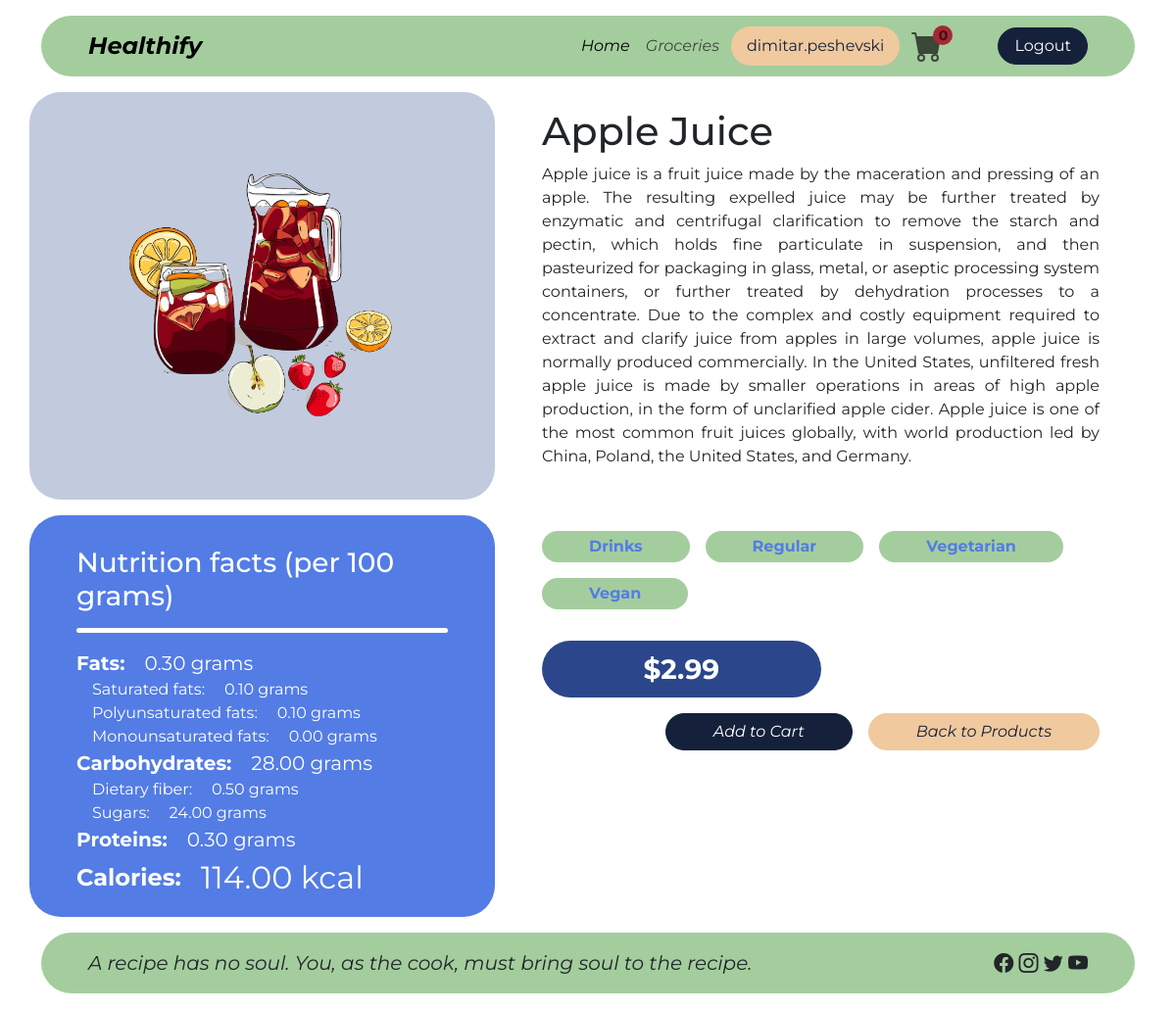
Screenshot of /groceries/24 (signed in) with the database file from the repository.
### accounts/models.py (models this page shows, shortened)
class User(AbstractUser):
    class Role(models.TextChoices):
        ADMINISTRATOR = 'ADMINISTRATOR', 'Administrator'
        CONSUMER = 'CONSUMER', 'Consumer'
        SELLER = 'SELLER', 'Seller'
    base_role = Role.ADMINISTRATOR
    role = models.CharField(max_length=255, choices=Role.choices)

### groceries/models.py (models this page shows, shortened)
class Grocery(models.Model):
    name = models.CharField(max_length=255)
    description = models.TextField()
    categories = models.ManyToManyField(Category)
    diets = models.ManyToManyField(Diet)
    price = models.DecimalField(max_digits=6, decimal_places=2)
    quantity = models.IntegerField()
    image = models.ImageField(upload_to='images/')
    nutrition_facts_label = models.OneToOneField(NutritionFactsLabel, on_delete=models.CASCADE)
    creator = models.ForeignKey(Seller, on_delete=models.CASCADE)
    date_created = models.DateTimeField(auto_now_add=True)
    date_modified = models.DateTimeField(auto_now=True)
    class Meta:
        verbose_name_plural = 'groceries'

class NutritionFactsLabel(models.Model):
    fats = models.DecimalField(max_digits=6, decimal_places=2)
    saturated_fats = models.DecimalField(max_digits=6, decimal_places=2)
    polyunsaturated_fats = models.DecimalField(max_digits=6, decimal_places=2)
    monounsaturated_fats = models.DecimalField(max_digits=6, decimal_places=2)
    carbohydrates = models.DecimalField(max_digits=6, decimal_places=2)
    dietary_fiber = models.DecimalField(max_digits=6, decimal_places=2)
    sugars = models.DecimalField(max_digits=6, decimal_places=2)
    proteins = models.DecimalField(max_digits=6, decimal_places=2)
    calories = models.DecimalField(max_digits=6, decimal_places=2)

class Category(models.Model):
    name = models.CharField(max_length=255)
    class Meta:
        verbose_name_plural = 'categories'
    def __str__(self):
        return self.name

class Diet(models.Model):
    name = models.CharField(max_length=255)
    def __str__(self):
        return self.name

### accounts/decorators.py (the view)
        def wrapper_func(request, *args, **kwargs):
            if request.user.role not in roles:
                return redirect('accounts:unauthorized')
            return view_func(request, *args, **kwargs)

### groceries/views.py (called while the page is built)
@login_required(login_url='accounts:login')
@allowed_users(roles=(User.Role.CONSUMER, User.Role.SELLER, User.Role.ADMINISTRATOR,))
def grocery_details(request, grocery_id):
    grocery = Grocery.objects.filter(id=grocery_id).first()
    context = {'grocery': grocery}
    return render(request, 'groceries/grocery-details.html', context)

### templates/groceries/grocery-details.html (shortened to what this page needs)
{% extends 'base.html' %}
{% load static %}
{% block content %}
    <div class="container">
        <div class="row mb-3">
            <div class="col-5 bg-info rounded-5 px-5 py-3 d-flex justify-content-center align-items-center">
                <img src="{{ MEDIA_URL }}{{ grocery.image.url }}" class="img-fluid w-75" alt=""/>
            </div>
            <div class="col-7 px-5 py-3 d-flex flex-column justify-content-between">
                <h1>{{ grocery.name }}</h1>
                <p style="text-align: justify;">{{ grocery.description }}</p>
            </div>
        </div>
        <div class="row">
            <div class="col-5 rounded-5 px-5 py-3 nutrition-facts-label text-white"
                 style="background-color: rgba(83, 124, 229, 255); height: fit-content;">
                <h3 class="pt-3">Nutrition facts (per 100 grams)</h3>
                <hr class="border-5 border-white w-100 opacity-100 rounded-5 pb-0"/>
                <div class="d-flex align-items-center main-label">
                    <label class="form-label mb-0 me-3" for="id_fats"><strong>Fats:</strong></label>
                    <div class="ms-1">{{ grocery.nutrition_facts_label.fats }} grams</div>
                </div>
                <div class="ms-3">
                    <div class="d-flex align-items-center">
                        <label class="form-label mb-0 me-3" for="id_saturated_fats">Saturated fats:</label>
                        <div class="ms-1">{{ grocery.nutrition_facts_label.saturated_fats }} grams</div>
                    </div>
                    <div class="d-flex align-items-center">
                        <label class="form- mb-0 me-3" for="id_polyunsaturated_fats">Polyunsaturated fats:</label>
                        <div class="ms-1">{{ grocery.nutrition_facts_label.polyunsaturated_fats }} grams</div>
                    </div>
                    <div class="d-flex align-items-center">
                        <label class="form-label mb-0 me-3" for="id_monounsaturated_fats">Monounsaturated
                            fats:</label>
                        <div class="ms-1">{{ grocery.nutrition_facts_label.monounsaturated_fats }} grams</div>
                    </div>
                </div>
                <div class="d-flex align-items-center main-label">
                    <label class="form-label mb-0 me-3"
                           for="id_carbohydrates"><strong>Carbohydrates:</strong></label>
                    <div class="ms-1">{{ grocery.nutrition_facts_label.carbohydrates }} grams</div>
                </div>
                <div class="ms-3">
                    <div class="d-flex align-items-center">
                        <label class="form-label mb-0 me-3" for="id_dietary_fiber">Dietary fiber:</label>
                        <div class="ms-1">{{ grocery.nutrition_facts_label.dietary_fiber }} grams</div>
                    </div>
                    <div class="d-flex align-items-center">
                        <label class="form-label mb-0 me-3" for="id_sugars">Sugars:</label>
                        <div class="ms-1">{{ grocery.nutrition_facts_label.sugars }} grams</div>
                    </div>
                </div>
                <div class="d-flex align-items-center main-label">
                    <label class="form-label mb-0 me-3" for="id_proteins"><strong>Proteins:</strong></label>
                    <div class="ms-1">{{ grocery.nutrition_facts_label.proteins }} grams</div>
                </div>
                <div class="d-flex align-items-center">
                    <label class="form-label mb-0 me-3" for="id_calories"><strong
                            style="font-size: 24px;">Calories:</strong></label>
                    <div class="ms-1" style="font-size: 32px;">{{ grocery.nutrition_facts_label.calories }} kcal</div>
                </div>
            </div>
            <div class="col-7 px-5 py-3">
                <div class="row mb-3">
                    <div class="col d-flex justify-content-start flex-wrap">
                        {% for category in grocery.categories.all %}
                            <div class="bg-success rounded-5 px-5 py-1 mb-3 me-3">
                                <strong style="color: rgba(83, 124, 229, 255);">{{ category }}</strong>
                            </div>
                        {% endfor %}
                        {% for diet in grocery.diets.all %}
                            <div class="bg-success rounded-5 px-5 py-1 mb-3 me-3">
                                <strong style="color: rgba(83, 124, 229, 255);">{{ diet }}</strong>
                            </div>
                        {% endfor %}
                    </div>
                </div>
                <div class="row mb-3">
                    <div class="col d-flex">
                        <div class="rounded-5 px-5 py-2 w-50 text-center"
                             style="background-color: rgba(43, 70, 139, 255);">
                            <strong style="font-size: 28px;" class="text-white">${{ grocery.price }}</strong>
                        </div>
                    </div>
                </div>
                <div class="row mb-3">
                    <div class="col d-flex justify-content-end">
                        {% if user.role == 'CONSUMER' %}
                            <a href="{% url 'groceries:add_to_cart' grocery.id %}"
                                    class="btn btn-primary text-white rounded-5 px-5 ms-3"
                                    style="font-style: italic">
                                Add to Cart
                            </a>
                        {% endif %}
                        <a href="{% url 'groceries:groceries' %}"
                           class="btn btn-secondary text-primary rounded-5 px-5 ms-3"
                           style="font-style: italic">Back to Products</a>
                    </div>
                </div>
            </div>
        </div>
    </div>
{% endblock %}

### templates/base.html (shortened to what this page needs)
{% load static %}
<!DOCTYPE html>
<html lang="en">
<head>
    <link href="{% static 'assets/scss/custom.css' %}" rel="stylesheet">
    <link href="{% static 'assets/css/style.css' %}" rel="stylesheet">
    <link rel="stylesheet" href="https://cdn.jsdelivr.net/npm/bootstrap-icons@1.10.5/font/bootstrap-icons.css">
</head>
<body>
<div id="main-wrapper">
    <header>
        <div class="container">
            <nav class="header navbar navbar-expand-lg bg-body-tertiary px-5 my-3 rounded-5">
                <a class="navbar-brand" href="{% url 'groceries:home' %}">Healthify</a>
                <div class="collapse navbar-collapse" id="navbarSupportedContent">
                    <ul class="navbar-nav d-flex align-items-center ms-auto mb-2 mb-lg-0">
                        <li class="nav-item">
                            <a class="nav-link active" aria-current="page" href="{% url 'groceries:home' %}">Home</a>
                        </li>
                        <li class="nav-item">
                            <a class="nav-link" href="{% url 'groceries:groceries' %}">Groceries</a>
                        </li>
                        {% if user.is_authenticated %}
                            <li>
                                <div class="bg-secondary text-primary rounded-5 px-3 py-2 mx-1">
                                    {{ user.username }}
                                </div>
                            </li>
                            <li>
                                {% if user.role == 'CONSUMER' %}
                                    <a class="nav-link me-0" href="{% url 'orders:shopping_cart' %}"
                                       style="position: relative;">
                                        <span class="order-items-count">0</span>
                                    </a>
                                {% endif %}
                            </li>
                            <li>
                                <a href="{% url 'accounts:logout' %}"
                                   class="btn btn-primary text-white rounded-5 px-3 ms-5">
                                    Logout
                                </a>
                            </li>
                        {% endif %}
                    </ul>
                </div>
            </nav>
        </div>
    </header>
    <main>
        {% block content %}
        {% endblock %}
    </main>
    <footer>
        <div class="container">
            <div class="footer px-5 my-3 rounded-5 d-flex justify-content-between">
                <p class="message py-3 mb-0">A recipe has no soul. You, as the cook, must bring soul to the recipe.</p>
                <p class="icons py-3 mb-0">
                    <i class="bi bi-facebook"></i>
                    <i class="bi bi-instagram"></i>
                    <i class="bi bi-twitter"></i>
                    <i class="bi bi-youtube"></i>
                </p>
            </div>
        </div>
    </footer>
</div>
</body>
</html>

### Healthify/static/assets/css/style.css (style rules this page uses)
html, body { font-family: Montserrat, sans-serif !important; height: 100%; margin: 0; padding: 0; }
#main-wrapper { display: flex; flex-direction: column; min-height: 100%; }
main { flex: 1; display: flex; }
.navbar-brand { font-size: 24px; font-style: italic; font-weight: bold; }
.header, .footer { background-color: rgba(164, 205, 158, 255) !important; }
.nav-link { font-style: italic; }
.message { font-size: 20px; font-style: italic; }
.icons { font-size: 20px; }
label > strong { font-size: 20px; }
.nutrition-facts-label label { white-space: nowrap; }
.nutrition-facts-label > .main-label > div { font-size: 20px; }
a.nav-link { padding-top: 0 !important; padding-bottom: 0 !important; }
.order-items-count { font-size: 14px; font-style: normal; font-weight: bold; background-color: #a52834; width: 20px; height: 20px; border-radius: 10px; display: flex; justify-content: center; align-items: center; position: absolute; top: -5px; left: 30px; }

### rows the page displays
User: username "dimitar.peshevski"
Grocery: image (picture), name "Apple Juice", description "Apple juice is a fruit juice made by the maceration and pressing of an apple. The resulting expelled juice may be further treated by enzymatic and centrifugal clarification to remove the starch and pectin, which holds fine particulate in suspension, and then pasteurized for packaging in glass, metal, or aseptic processing system containers, or further treated by dehydration processes to a concentrate. Due to the complex and costly equipment required to extract and clarify juice from apples in large volumes, apple juice is normally produced commercially. In the United States, unfiltered fresh apple juice is made by smaller operations in areas of high apple production, in the form of…", nutrition_facts_label.fats "0.30", nutrition_facts_label.saturated_fats "0.10", nutrition_facts_label.polyunsaturated_fats "0.10", nutrition_facts_label.monounsaturated_fats "0.00", nutrition_facts_label.carbohydrates "28.00", nutrition_facts_label.dietary_fiber "0.50", nutrition_facts_label.sugars "24.00", nutrition_facts_label.proteins "0.30", nutrition_facts_label.calories "114.00", price "2.99"
Category: name "Drinks"
Diet: name "Regular"
Diet: name "Vegetarian"
Diet: name "Vegan"
